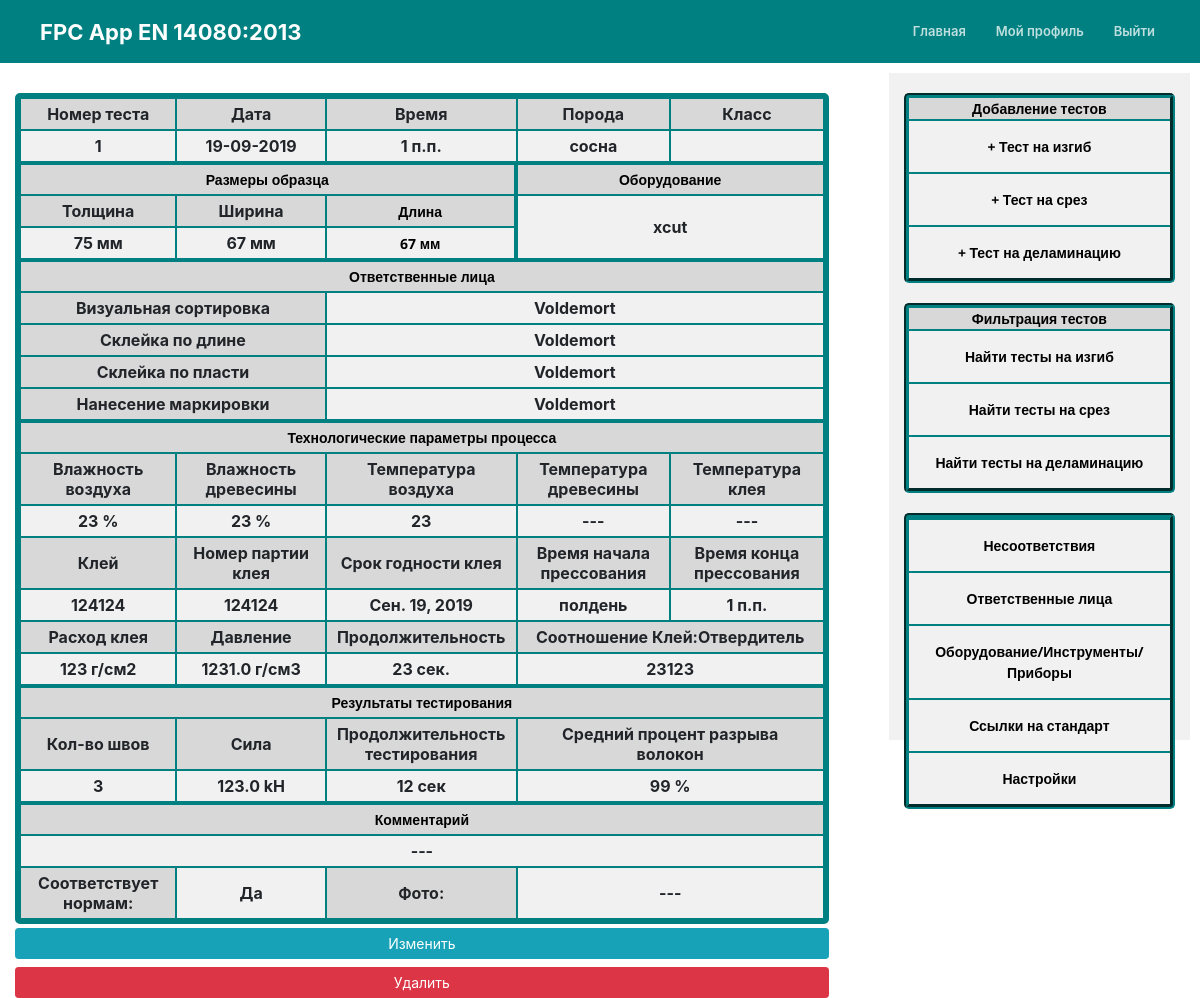
Screenshot of /sheartest/1/detail/ (signed in) with the database file from the repository.
### mainApp/models.py (models this page shows, shortened)
class TestShear(models.Model):
	test_date = models.DateField()
	test_time = models.TimeField(blank=True, null=True, default=None)
	test_number = models.IntegerField(default=def_sh_test_number)
	equipment = models.CharField(max_length=100, default=def_sh_equipment)
	type_of_wood = models.ForeignKey(Wood_types, on_delete=models.PROTECT, related_name='TestShear_type_of_wood', default=def_sh_type_of_wood)
	timber_params = models.CharField(max_length=100, default=def_sh_timber_params)
	sorter_person = models.ForeignKey(Person, on_delete=models.PROTECT, related_name='TestShear_sorter_person', default=def_sh_sorter_person)
	fj_person = models.ForeignKey(Person, on_delete=models.PROTECT, related_name='TestShear_fj_person', default=def_sh_fj_person)
	glue_person = models.ForeignKey(Person, on_delete=models.PROTECT, related_name='TestShear_glue_person', default=def_sh_glue_person)
	marking_person = models.ForeignKey(Person, on_delete=models.PROTECT, related_name='TestShear_marking_person', default=def_sh_marking_person)
	air_moisture = models.IntegerField(default=def_sh_air_moisture)
	wood_moisture = models.IntegerField(default=def_sh_wood_moisture)
	glue_temperature = models.IntegerField(blank=True, null=True, default=def_sh_glue_temperature)
	air_temperature = models.IntegerField(default=def_sh_air_temperature)
	wood_temperature = models.IntegerField(blank=True, null=True, default=def_sh_wood_temperature)
	glue = models.CharField(max_length=100, default=def_sh_glue)
	glue_batch_number = models.CharField(max_length=100, default=def_sh_glue_batch_number)
	glue_expiration_date = models.DateField(default=def_sh_glue_expiration_date)
	sample_thickness = models.IntegerField()
	sample_width = models.IntegerField()
	sample_length = models.IntegerField()
	glue_use_amount = models.IntegerField(default=def_sh_glue_use_amount)
	glue_harderner_amount = models.CharField(max_length=100, blank=True, default=def_sh_glue_harderner_amount)
	glue_pressure = models.FloatField(default=def_sh_glue_pressure)
	start_glue_time = models.TimeField(blank=True, null=True)
	end_glue_time = models.TimeField(blank=True, null=True)
	pressure_time = models.IntegerField(blank=True, null=True)
	time_of_testing = models.IntegerField(blank=True, null=True)
	number_of_layers = models.IntegerField()
	layer_ripped_percent_average = models.IntegerField()
	force_crash = models.FloatField()
	passed = models.BooleanField(default=False)
	comment = models.TextField(blank=True)
	photo = models.ImageField(upload_to='uploads', blank=True)
	author = models.ForeignKey(User, blank=True, null=True, on_delete=models.CASCADE)

class Wood_types(models.Model):
	name = models.CharField(max_length=100)
	author = models.ForeignKey(User, blank=True, null=True, on_delete=models.CASCADE)
	def __str__(self):
		return self.name

class Person(models.Model):
	name = models.CharField(max_length=100)
	position = models.CharField(max_length=100)
	training_date = models.DateField()
	next_training_date = models.DateField()
	comment = models.TextField(blank=True)
	author = models.ForeignKey(User, blank=True, null=True, on_delete=models.CASCADE)
	def __str__(self):
		return self.name

### mainApp/views.py (the view)
# urls.py: path('sheartest/<int:pk>/detail/', TestShearDetailView.as_view(), name='sheartest-detail'),
class TestShearDetailView(LoginRequiredMixin, UserPassesTestMixin, DetailView):
	model = TestShear
	def test_func(self):
		test = self.get_object()
		if self.request.user == test.author:
			return True
		return False

### mainApp/templates/mainApp/testshear_detail.html
{% extends "mainApp/today.html" %}
{% load crispy_forms_tags %}
{% load bootstrap4 %}
{% block content %}
<table class="table_detail">
	<tr>
		<th class="table_cell dark_cell">Номер теста</th>
		<th class="table_cell dark_cell">Дата</th>
		<th class="table_cell dark_cell">Время</th>
		<th class="table_cell dark_cell">Порода</th>
		<th class="table_cell dark_cell">Класс</th>
	</tr>
	<tr>
        <th class="table_cell">{{ object.test_number }}</th>
        <th class="table_cell">{{ object.test_date|date:"d-m-Y" }}</th>
        {% if object.test_time %}
        <th class="table_cell">{{ object.test_time }}</th>
        {% else %}
        <th class="table_cell">---</th>
        {% endif %}
        <th class="table_cell">{{ object.type_of_wood }}</th>
        <th class="table_cell">{{ object.strength_class }}</th>
    </tr>
    <tr>
    	<td colspan="3" class="table_cell" id="cell1">Размеры образца</td>
        <th colspan="2" class="table_cell" id="cell3">Оборудование</th>
    </tr>
    <tr>
    	<th class="table_cell dark_cell">Толщина</th>
		<th class="table_cell dark_cell">Ширина</th>
		<th class="table_cell dark_cell" id="cell2">Длина</th>
		<th colspan="2" rowspan="2" class="table_cell">{{ object.equipment }}</th>
    </tr>
    <tr>
    	<th class="table_cell">{{ object.sample_thickness }} мм</th>
    	<th class="table_cell">{{ object.sample_width }} мм</th>
    	<th class="table_cell" id="cell2">{{ object.sample_length }} мм</th>
    </tr>
    <tr>
    	<th colspan="5" class="table_cell" id="cell3">Ответственные лица</th>
    </tr>
    <tr>
		<th colspan="2" class="table_cell dark_cell">Визуальная сортировка</th>
		<th colspan="3" class="table_cell">{{ object.sorter_person }}</th>
	</tr>
    <tr>
        <th colspan="2" class="table_cell dark_cell">Склейка по длине</th>
        <th colspan="3" class="table_cell">{{ object.fj_person }}</th>
    </tr>
    <tr>
        <th colspan="2" class="table_cell dark_cell">Склейка по пласти</th>
        <th colspan="3" class="table_cell">{{ object.glue_person }}</th>
    </tr>
    <tr>
        <th colspan="2" class="table_cell dark_cell">Нанесение маркировки</th>
        <th colspan="3" class="table_cell">{{ object.marking_person }}</th>
    </tr>
    <tr>
        <th colspan="5" class="table_cell" id="cell3">Технологические параметры процесса</th>
    </tr>
    <tr>
    	<th class="table_cell dark_cell">Влажность воздуха</th>
    	<th class="table_cell dark_cell">Влажность древесины</th>
    	<th class="table_cell dark_cell">Температура воздуха</th>
    	<th class="table_cell dark_cell">Температура древесины</th>
        <th class="table_cell dark_cell">Температура клея</th>
    </tr>
    <tr>
    	<th class="table_cell">{{ object.air_moisture }} %</th>
    	<th class="table_cell">{{ object.wood_moisture }} %</th>
    	<th class="table_cell">{{ object.air_temperature }}</th>
        {% if object.wood_temperature %}
    	<th class="table_cell">{{ object.wood_temperature }}</th>
        {% else %}
        <th class="table_cell">---</th>
        {% endif %}
        {% if object.glue_temperature %}
    	<th class="table_cell">{{ object.glue_temperature }}</th>
        {% else %}
        <th class="table_cell">---</th>
        {% endif %}
    </tr>
    <tr>
    	<th class="table_cell dark_cell">Клей</th>
        <th class="table_cell dark_cell">Номер партии клея</th>
        <th class="table_cell dark_cell">Срок годности клея</th>
        <th class="table_cell dark_cell">Время начала прессования</th>
        <th class="table_cell dark_cell">Время конца прессования</th>
    </tr>
     <tr>
        <th class="table_cell">{{ object.glue }}</th>
        <th class="table_cell">{{ object.glue_batch_number }}</th>
        <th class="table_cell">{{ object.glue_expiration_date }}</th>
        {% if object.start_glue_time %}
        <th class="table_cell">{{ object.start_glue_time }}</th>
        {% else %}
        <th class="table_cell">---</th>
        {% endif %}
        {% if object.end_glue_time %}
        <th class="table_cell">{{ object.end_glue_time }}</th>
        {% else %}
        <th class="table_cell">---</th>
        {% endif %}
    </tr>
    <tr>
    	<th class="table_cell dark_cell">Расход клея</th>
    	<th class="table_cell dark_cell">Давление</th>
    	<th class="table_cell dark_cell">Продолжительность</th>
    	<th colspan="2" class="table_cell dark_cell">Соотношение Клей:Отвердитель</th>
    </tr>
    <tr>
    	<th class="table_cell">{{ object.glue_use_amount }} г/см2</th>
    	<th class="table_cell">{{ object.glue_pressure }} г/см3</th>
    	{% if object.pressure_time %}
    	<th class="table_cell">{{ object.pressure_time }} сек.</th>
    	{% else %}
        <th class="table_cell">---</th>
        {% endif %}
        {% if object.glue_harderner_amount %}
    	<th class="table_cell" colspan="2">{{ object.glue_harderner_amount }}</th>
    	{% else %}
        <th class="table_cell" colspan="2">---</th>
        {% endif %}
    </tr>
    <tr>
    	<th colspan="5" class="table_cell" id="cell3">Результаты тестирования</th>
    </tr>
    <tr>
    	<th class="table_cell dark_cell">Кол-во швов</th>
    	<th class="table_cell dark_cell">Сила</th>
    	<th class="table_cell dark_cell">Продолжительность тестирования</th>
    	<th colspan="2" class="table_cell dark_cell">Средний процент разрыва волокон</th>
    </tr>
    <tr>
    	<th class="table_cell">{{ object.number_of_layers }}</th>
    	<th class="table_cell">{{ object.force_crash }} kH</th>
    	<th class="table_cell">{{ object.time_of_testing }} сек</th>
    	<th colspan="2" class="table_cell">{{ object.layer_ripped_percent_average }} %</th>
    </tr>
    <tr>
    	<th colspan="5" class="table_cell" id="cell3">Комментарий</th>
    </tr>
    <tr>
    	{% if object.comment %}
    	<th class="table_cell" colspan="5">{{ object.comment }}</th>
    	{% else %}
        <th class="table_cell" colspan="5">---</th>
        {% endif %}
    </tr>
    <tr>
    	<th class="table_cell dark_cell">Соответствует нормам:</th>
    	{% if object.passed %}
    	<th class="table_cell">Да</th>
    	{% else %}
        <th class="table_cell">Нет</th>
        {% endif %}
    	<th class="table_cell dark_cell">Фото:</th>
        {% if object.photo %}
    	<th class="table_cell" colspan="2"><a href="{{ object.photo.url }}" target="_blank"><img src="{{ object.photo.url }}"></a></th>
        {% else %}
        <th class="table_cell" colspan="2">---</th>
        {% endif %}
    </tr>
</table>
<a class="btn btn-info btn-sm mt-1 mb-1" href="{% url 'shear-test-update' object.id %}">Изменить</a>
<a class="btn btn-danger btn-sm mt-1 mb-1" href="{% url 'shear-test-delete' object.id %}">Удалить</a>
{% endblock content %}

### mainApp/static/mainApp/style.css (style rules this page uses)
body { margin: 0; font-family: 'Open Sans', sans-serif; font-size: 14px; color: #ddd; }
*, *:before, *:after { box-sizing: border-box; }
.table_detail { border-collapse: separate; border-spacing: 0; text-align: center; margin: 30px 0 0; padding: 0 0; width: 100%; max-width: 900px; border: 5px solid #008080; border-radius: 5px; }
.table_cell { margin: 0 0; border: 1px solid #008080; padding: 5px 10px; background: #f1f1f1; width: 20%; text-align: center; }
#cell1 { border-top: 3px solid #008080; border-right: 3px solid #008080; font-family: 'Open Sans', sans-serif; font-size: 14px; color: #000000; font-weight: 700; background: #d8d8d8; }
#cell2 { border-right: 3px solid #008080; font-family: 'Open Sans', sans-serif; font-size: 14px; color: #000000; font-weight: 700; }
#cell3 { border-top: 3px solid #008080; font-family: 'Open Sans', sans-serif; font-size: 14px; color: #000000; font-weight: 700; background: #d8d8d8; }
.dark_cell { background: #d8d8d8 }

### rows the page displays
TestShear: test_number "1", test_date "19-09-2019", test_time "1 п.п.", type_of_wood "сосна", equipment "xcut", sample_thickness "75", sample_width "67", sample_length "67", sorter_person "Voldemort", fj_person "Voldemort", glue_person "Voldemort", marking_person "Voldemort", air_moisture "23", wood_moisture "23", air_temperature "23", glue "124124", glue_batch_number "124124", glue_expiration_date "Сен. 19, 2019", start_glue_time "полдень", end_glue_time "1 п.п.", glue_use_amount "123", glue_pressure "1231.0", pressure_time "23", glue_harderner_amount "23123", number_of_layers "3", force_crash "123.0", time_of_testing "12", layer_ripped_percent_average "99"
